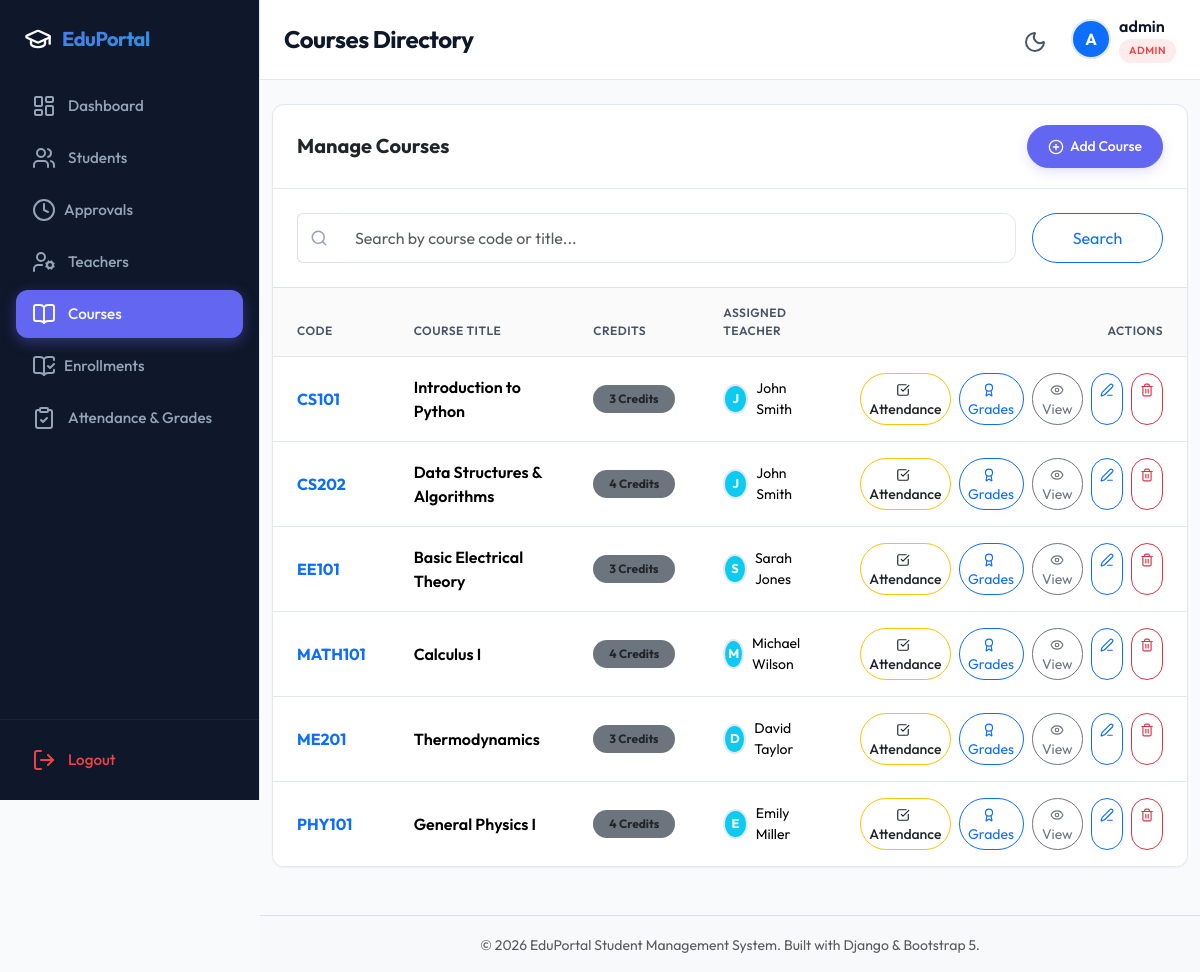
Screenshot of /courses/ (signed in) with the database file from the repository.
### apps/accounts/models.py (models this page shows, shortened)
class CustomUser(AbstractUser):
    class Role(models.TextChoices):
        ADMIN = 'ADMIN', 'Admin'
        TEACHER = 'TEACHER', 'Teacher'
        STUDENT = 'STUDENT', 'Student'
    role = models.CharField(
        max_length=10,
        choices=Role.choices,
        default=Role.STUDENT
    )

class Teacher(models.Model):
    user = models.OneToOneField(CustomUser, on_delete=models.CASCADE, related_name='teacher_profile')
    employee_id = models.CharField(max_length=20, unique=True)
    designation = models.CharField(max_length=100)
    department = models.CharField(max_length=100)
    qualification = models.CharField(max_length=200)

### apps/courses/models.py (models this page shows, shortened)
class Course(models.Model):
    course_code = models.CharField(max_length=20, unique=True)
    course_name = models.CharField(max_length=150)
    credits = models.IntegerField(default=3)
    teacher = models.ForeignKey(Teacher, null=True, blank=True, on_delete=models.SET_NULL, related_name='courses')

### apps/courses/views.py (the view)
# urls.py: path('', views.CourseListView.as_view(), name='course_list'),
class CourseListView(LoginRequiredMixin, ListView):
    model = Course
    template_name = 'courses/course_list.html'
    context_object_name = 'courses'
    paginate_by = 10
    def get_queryset(self):
        queryset = super().get_queryset()
        query = self.request.GET.get('q')
        if query:
            queryset = queryset.filter(
                Q(course_name__icontains=query) |
                Q(course_code__icontains=query)
            )
        user = self.request.user
        if user.role == 'TEACHER':
            if hasattr(user, 'teacher_profile'):
                queryset = queryset.filter(teacher=user.teacher_profile)
            else:
                queryset = Course.objects.none()
        elif user.role == 'STUDENT':
            if hasattr(user, 'student_profile'):
                queryset = queryset.filter(enrollments__student=user.student_profile)
            else:
                queryset = Course.objects.none()
        return queryset.order_by('course_code')

### apps/accounts/context_processors.py (called while the page is built)
def pending_count(request):
    count = 0
    enrollment_pending_count = 0
    if request.user.is_authenticated and getattr(request.user, 'role', None) == CustomUser.Role.ADMIN:
        count = Student.objects.filter(approval_status=Student.ApprovalStatus.PENDING).count()
        enrollment_pending_count = EnrollmentRequest.objects.filter(
            status=EnrollmentRequest.Status.PENDING
        ).count()
    return {
        'pending_count': count,
        'enrollment_pending_count': enrollment_pending_count,
    }

### templates/courses/course_list.html (shortened to what this page needs)
{% extends 'base.html' %}
{% block page_title %}Courses Directory{% endblock %}
{% block content %}
<div class="table-card">
    <div class="table-card-header">
        <h5 class="m-0 fw-bold text-dark">
            {% if user.role == 'ADMIN' %}Manage Courses{% else %}My Courses{% endif %}
        </h5>
        {% if user.role == 'ADMIN' %}
            <a href="{% url 'course_add' %}" class="btn btn-primary btn-sm rounded-pill">
                <i data-lucide="plus-circle" class="me-1" style="width: 16px; height: 16px; vertical-align: text-bottom;"></i> Add Course
            </a>
        {% endif %}
    </div>
    <div class="p-4 border-bottom bg-light bg-opacity-10">
        <form method="get" class="row g-3">
            <div class="col-12 col-md-10">
                <div class="input-group">
                    <span class="input-group-text bg-transparent border-end-0 border-color"><i data-lucide="search" style="width: 18px; color: var(--text-muted);"></i></span>
                    <input type="text" name="q" value="{{ request.GET.q|default:'' }}" class="form-control border-start-0 border-color" placeholder="Search by course code or title...">
                </div>
            </div>
            <div class="col-12 col-md-2 d-grid">
                <button type="submit" class="btn btn-outline-primary rounded-pill">Search</button>
            </div>
        </form>
    </div>
    <div class="table-responsive">
        <table class="table custom-table">
            <thead>
                <tr>
                    <th>Code</th>
                    <th>Course Title</th>
                    <th>Credits</th>
                    <th>Assigned Teacher</th>
                    <th class="text-end">Actions</th>
                </tr>
            </thead>
            <tbody>
                {% for course in courses %}
                    <tr>
                        <td><span class="fw-bold text-primary">{{ course.course_code }}</span></td>
                        <td><span class="fw-semibold">{{ course.course_name }}</span></td>
                        <td><span class="badge bg-secondary rounded-pill text-dark px-3 py-2">{{ course.credits }} Credits</span></td>
                        <td>
                            {% if course.teacher %}
                                <div class="d-flex align-items-center gap-2">
                                    <div class="user-avatar bg-info text-white d-flex align-items-center justify-content-center fw-bold" style="width: 30px; height: 30px; border-radius: 50%; font-size: 0.8rem;">
                                        {{ course.teacher.user.first_name|default:course.teacher.user.username|make_list|first|upper }}
                                    </div>
                                    <span class="small">{{ course.teacher.user.get_full_name|default:course.teacher.user.username }}</span>
                                </div>
                            {% else %}
                                <span class="text-muted small">Not Assigned</span>
                            {% endif %}
                        </td>
                        <td class="text-end">
                            <div class="d-inline-flex gap-2">
                                {% if user.role == 'TEACHER' or user.role == 'ADMIN' %}
                                    <a href="{% url 'mark_attendance' course.id %}" class="btn btn-outline-warning btn-sm rounded-pill text-dark fw-medium" title="Mark Attendance">
                                        <i data-lucide="check-square" class="me-1" style="width: 14px; height: 14px; vertical-align: text-bottom;"></i> Attendance
                                    </a>
                                    <a href="{% url 'manage_marks' course.id %}" class="btn btn-outline-primary btn-sm rounded-pill" title="Manage Grades">
                                        <i data-lucide="award" class="me-1" style="width: 14px; height: 14px; vertical-align: text-bottom;"></i> Grades
                                    </a>
                                {% endif %}
                                <a href="{% url 'course_detail' course.id %}" class="btn btn-outline-secondary btn-sm rounded-pill" title="View Course Details">
                                    <i data-lucide="eye" style="width: 14px; height: 14px; vertical-align: text-bottom;"></i> View
                                </a>
                                {% if user.role == 'ADMIN' %}
                                    <a href="{% url 'course_edit' course.id %}" class="btn btn-outline-primary btn-sm rounded-pill" title="Edit Course">
                                        <i data-lucide="edit-3" style="width: 14px; height: 14px; vertical-align: text-bottom;"></i>
                                    </a>
                                    <a href="{% url 'course_delete' course.id %}" class="btn btn-outline-danger btn-sm rounded-pill" title="Delete Course">
                                        <i data-lucide="trash-2" style="width: 14px; height: 14px; vertical-align: text-bottom;"></i>
                                    </a>
                                {% endif %}
                            </div>
                        </td>
                    </tr>
                {% empty %}
                    <tr>
                        <td colspan="5" class="text-center text-muted py-4">No courses found matching the search query.</td>
                    </tr>
                {% endfor %}
            </tbody>
        </table>
    </div>
</div>
{% endblock %}

### templates/base.html (shortened to what this page needs)
{% load static %}
<!DOCTYPE html>
<html lang="en" data-theme="light">
<head>
    <link href="https://cdn.jsdelivr.net/npm/bootstrap@5.3.2/dist/css/bootstrap.min.css" rel="stylesheet">
    <link rel="stylesheet" href="{% static 'css/main.css' %}">
</head>
<body>
    <div class="app-container">
        <aside class="sidebar" id="sidebar">
            <div class="sidebar-brand">
                <i data-lucide="graduation-cap" style="width: 28px; height: 28px;"></i>
                <span>EduPortal</span>
            </div>
            <ul class="sidebar-menu">
                {% if user.is_authenticated %}
                    <li class="sidebar-menu-item {% if request.resolver_match.url_name == 'dashboard' %}active{% endif %}">
                        <a href="{% url 'dashboard' %}" class="sidebar-link">
                            <i data-lucide="layout-dashboard"></i>
                            <span>Dashboard</span>
                        </a>
                    </li>
                    {% if user.role == 'ADMIN' %}
                        <li class="sidebar-menu-item {% if request.resolver_match.url_name == 'admin_student_list' %}active{% endif %}">
                            <a href="{% url 'admin_student_list' %}" class="sidebar-link">
                                <i data-lucide="users"></i>
                                <span>Students</span>
                            </a>
                        </li>
                        <li class="sidebar-menu-item {% if request.resolver_match.url_name == 'admin_pending_students' %}active{% endif %}">
                            <a href="{% url 'admin_pending_students' %}" class="sidebar-link d-flex align-items-center justify-content-between">
                                <span class="d-flex align-items-center gap-2">
                                    <i data-lucide="clock"></i>
                                    <span>Approvals</span>
                                </span>
                            </a>
                        </li>
                        <li class="sidebar-menu-item {% if 'teachers' in request.path %}active{% endif %}">
                            <a href="{% url 'admin_teacher_list' %}" class="sidebar-link">
                                <i data-lucide="user-cog"></i>
                                <span>Teachers</span>
                            </a>
                        </li>
                        <li class="sidebar-menu-item {% if 'courses' in request.path and 'pending-enrollments' not in request.path %}active{% endif %}">
                            <a href="{% url 'course_list' %}" class="sidebar-link">
                                <i data-lucide="book-open"></i>
                                <span>Courses</span>
                            </a>
                        </li>
                        <li class="sidebar-menu-item {% if request.resolver_match.url_name == 'admin_pending_enrollments' %}active{% endif %}">
                            <a href="{% url 'admin_pending_enrollments' %}" class="sidebar-link d-flex align-items-center justify-content-between">
                                <span class="d-flex align-items-center gap-2">
                                    <i data-lucide="book-open-check"></i>
                                    <span>Enrollments</span>
                                </span>
                            </a>
                        </li>
                        <li class="sidebar-menu-item {% if 'academics' in request.path %}active{% endif %}">
                            <a href="{% url 'academics_hub' %}" class="sidebar-link">
                                <i data-lucide="clipboard-check"></i>
                                <span>Attendance & Grades</span>
                            </a>
                        </li>
                    {% endif %}
                {% endif %}
            </ul>
            <div class="sidebar-footer">
                {% if user.is_authenticated %}
                    <form action="{% url 'logout' %}" method="post" id="logout-form">
                        <button type="submit" class="sidebar-link border-0 w-100 text-start bg-transparent" style="cursor: pointer;">
                            <i data-lucide="log-out" style="color: var(--color-danger)"></i>
                            <span style="color: var(--color-danger)">Logout</span>
                        </button>
                    </form>
                {% endif %}
            </div>
        </aside>
        <div class="main-content">
            <nav class="top-navbar">
                <div class="d-flex align-items-center gap-3">
                    <h1 class="page-title">{% block page_title %}Dashboard{% endblock %}</h1>
                </div>
                <div class="navbar-actions">
                    <button class="theme-toggle-btn" id="theme-toggle" title="Toggle Theme">
                        <i data-lucide="moon" id="theme-icon"></i>
                    </button>
                    {% if user.is_authenticated %}
                        <div class="d-flex align-items-center gap-2">
                            {% if user.role == 'STUDENT' and user.student_profile.profile_image %}
                                <img src="{{ user.student_profile.profile_image.url }}" class="user-avatar" alt="Avatar">
                            {% else %}
                                <div class="user-avatar bg-primary text-white d-flex align-items-center justify-content-center fw-bold" style="width: 40px; height: 40px; border-radius: 50%;">
                                    {{ user.username|make_list|first|upper }}
                                </div>
                            {% endif %}
                            <div class="d-none d-md-block text-start">
                                <div class="fw-semibold lh-sm">{{ user.get_full_name|default:user.username }}</div>
                                <span class="user-badge {{ user.role|lower }}" style="font-size: 0.65rem;">{{ user.get_role_display }}</span>
                            </div>
                        </div>
                    {% endif %}
                </div>
            </nav>
            <div class="container-fluid py-4 flex-grow-1">
                {% block content %}{% endblock %}
            </div>
            <footer class="py-3 bg-body-tertiary border-top mt-auto">
                <div class="container text-center">
                    <span class="text-muted small">© 2026 EduPortal Student Management System. Built with Django & Bootstrap 5.</span>
                </div>
            </footer>
        </div>
    </div>
</body>
</html>

### rows the page displays
CustomUser: username|make_list "A", get_full_name "admin", role "ADMIN"
Course: course_code "CS101", course_name "Introduction to Python", credits "3", teacher.user.first_name|make_list "J", teacher.user.get_full_name "John Smith"
Course: course_code "CS202", course_name "Data Structures & Algorithms", credits "4", teacher.user.first_name|make_list "J", teacher.user.get_full_name "John Smith"
Course: course_code "EE101", course_name "Basic Electrical Theory", credits "3", teacher.user.first_name|make_list "S", teacher.user.get_full_name "Sarah Jones"
Course: course_code "MATH101", course_name "Calculus I", credits "4", teacher.user.first_name|make_list "M", teacher.user.get_full_name "Michael Wilson"
Course: course_code "ME201", course_name "Thermodynamics", credits "3", teacher.user.first_name|make_list "D", teacher.user.get_full_name "David Taylor"
Course: course_code "PHY101", course_name "General Physics I", credits "4", teacher.user.first_name|make_list "E", teacher.user.get_full_name "Emily Miller"
